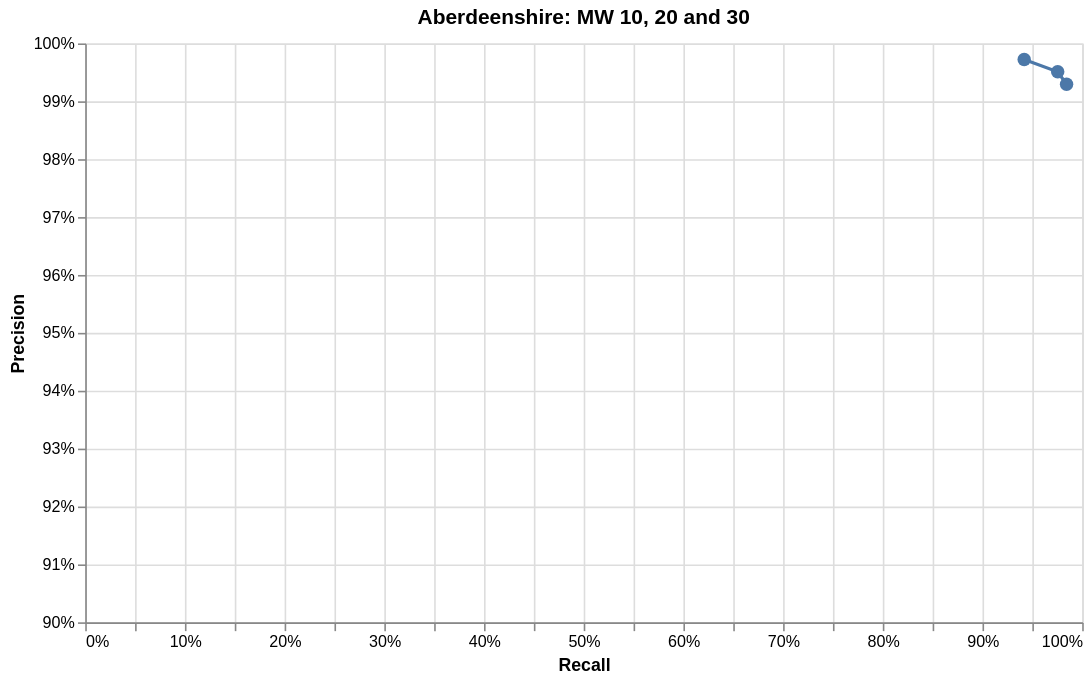

Specify this chart in Vega-Lite:
### Vega-Lite specification from a JSON file in a GitHub repository (floating-point values rounded to 4 significant figures)
{"$schema": "https://vega.github.io/schema/vega-lite/v5.json", "description": "Release-validation precision-recall operating points at MW 10, 20 and 30.", "title": "Aberdeenshire: MW 10, 20 and 30", "width": 620, "height": 360, "data": {"values": [{"match_weight": 10, "precision": 0.993, "recall": 0.9843}, {"match_weight": 20, "precision": 0.9951, "recall": 0.9754}, {"match_weight": 30, "precision": 0.9972, "recall": 0.9418}]}, "mark": {"type": "line", "point": {"filled": true, "size": 70}}, "encoding": {"x": {"field": "recall", "type": "quantitative", "title": "Recall", "axis": {"format": ".0%"}, "scale": {"domain": [0, 1]}}, "y": {"field": "precision", "type": "quantitative", "title": "Precision", "axis": {"format": ".0%"}, "scale": {"domain": [0.9, 1]}}, "tooltip": [{"field": "match_weight", "type": "quantitative", "title": "Minimum match weight"}, {"field": "precision", "type": "quantitative", "title": "Precision", "format": ".2%"}, {"field": "recall", "type": "quantitative", "title": "Recall", "format": ".2%"}]}}
